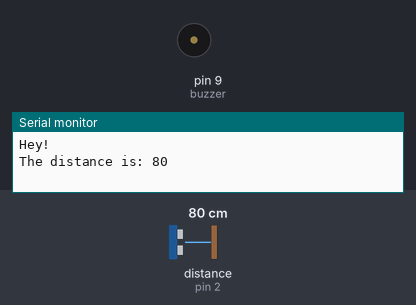
The sketch below on a simulated Arduino Uno, built with avr-gcc and run on an emulated ATmega328P. Shown: buzzer (waves = sounding), the last lines printed to the serial monitor. Wiring (inferred from the names in the program): ultrasonic range finder: trigger pin 3; echo pin 2. The inputs (shaded band) are chosen by the test bench; at power-on: distance to the obstacle (sensor on pin 2) 80 cm. The echo pulse lasts 58.3 µs per cm.

Above: at 0.05 s.
At 1.9 s:
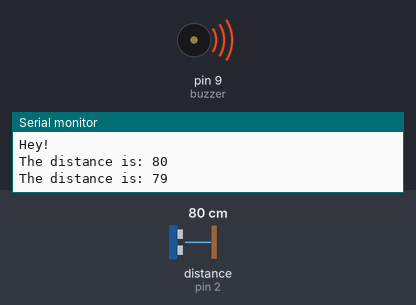
2.0 s: distance to the obstacle (sensor on pin 2) set to 299 cm
4.1 s: distance to the obstacle (sensor on pin 2) set to 250 cm
Timing chart, 0 to 7.1 s (numbered marks = the images above; inputs shaded):
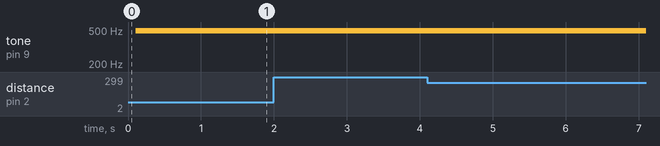

The sketch:

glasses_for_the_blind.ino
```cpp
int trigger = 3;
int echo = 2;
int buzzer = 9;

long t;
long distance;
float v = 0.0343;


void setup() {
  Serial.begin(9600);
  Serial.println("Hey!");
  pinMode(trigger, OUTPUT);
  pinMode(echo, INPUT);

  pinMode(buzzer, OUTPUT);
  pinMode(buzzer, LOW);

}

void loop() {
  HC_SR04();
}

void HC_SR04() {
  digitalWrite(trigger, LOW);
  digitalWrite(trigger, HIGH);
  delayMicroseconds(10);
  digitalWrite(trigger, LOW);

  t = pulseIn(echo, HIGH);
  t = t / 2;

  distance = v * t;

  Serial.print("The distance is: ");

  if (distance > 256) {
    distance = 255;
    Serial.println("The distance exceed the limit 255");
  } else {
    Serial.println(distance);
    delay(100);
  }

  alert(distance);
}

void alert(int distance) {
  int t = 500;
  if (distance < 100) {
    analogWrite(buzzer, 55);
    delay(t);
    digitalWrite(buzzer, LOW);
    delay(t);
  }
}
```
